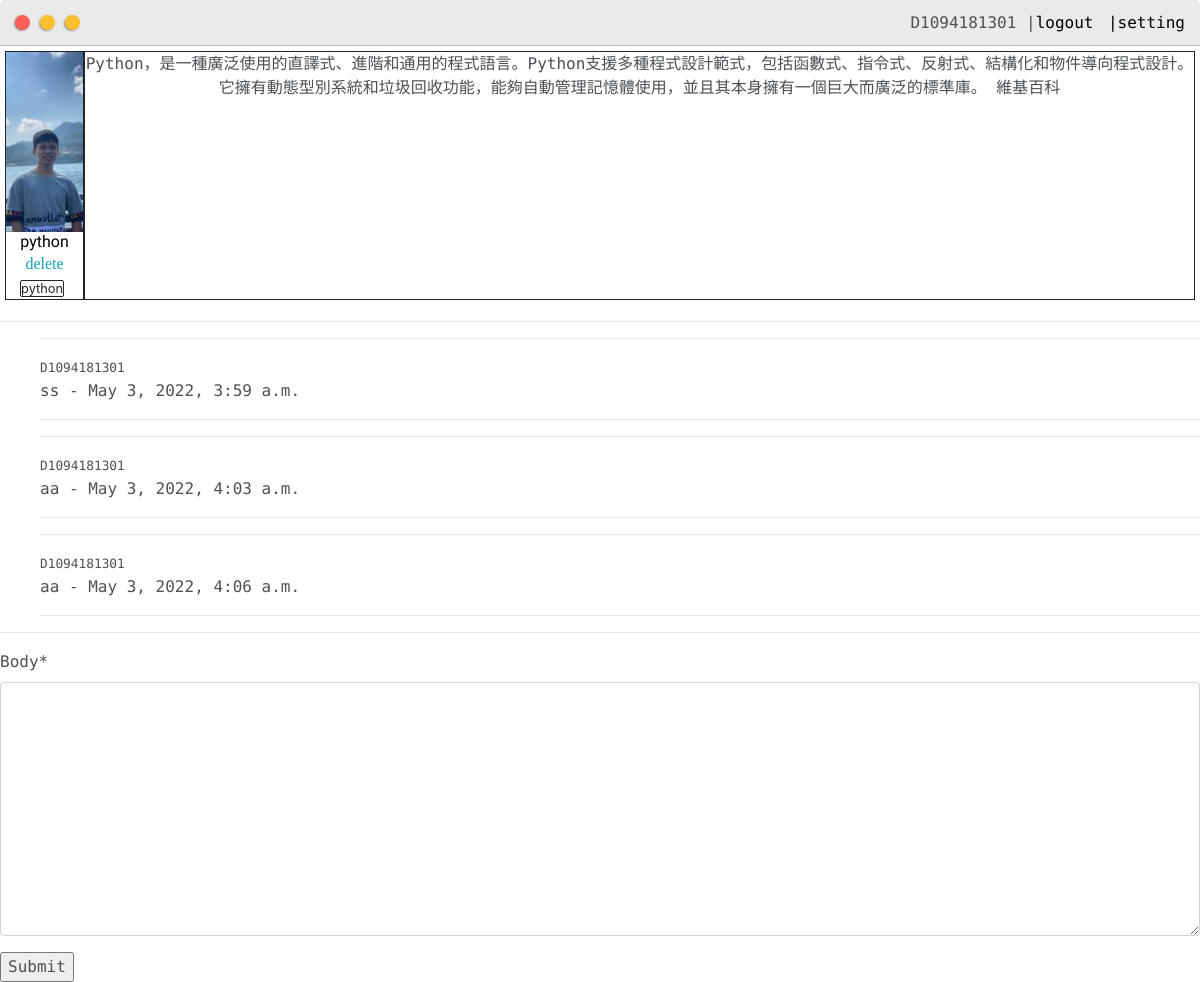
Page /post/2/ (signed in) on the committed database.
### OurProfile/models.py (models this page shows, shortened)
class Post(models.Model):
    customer = models.ForeignKey(User,on_delete=models.CASCADE)
    images = models.ImageField(null = True,blank=True)
    title = models.CharField(max_length=200)
    body = models.TextField(max_length=500)
    date_created = models.DateTimeField(auto_now_add=True)
    categories = models.ManyToManyField(Tag,null=True)
    public = models.BooleanField(default=False)
    private = models.BooleanField(default=False)

class Tag(models.Model):
    name = models.CharField(max_length=50)
    def __str__(self):
        return self.name

class Comment(models.Model):
    post = models.ForeignKey(Post,related_name="comments",on_delete=models.CASCADE)
    body = models.TextField(max_length=500)
    date = models.DateTimeField(auto_now_add=True)
    customer_comment = models.ForeignKey(User,null=True,on_delete=models.CASCADE)

### OurProfile/views.py (the view, shortened to what this page needs)
# urls.py: path('post/<str:pk>/',views.post,name="post"),
@login_required(login_url='login')
def post(request,pk):
    post = Post.objects.get(id=pk)
    comments = CreateCommentForm()
    context={'post':post, 'comments':comments}
    return render(request,"OurProfile/post.html",context)

### OurProfile/forms.py
class CreateCommentForm(forms.ModelForm):
    class Meta:
        model = Comment
        fields = ['body']

### OurProfile/templates/OurProfile/post.html (shortened to what this page needs)
{% extends "OurProfile/layout.html" %}
{%load static%}
{% load crispy_forms_tags %}
{% block content %}
<div style="display: flex;align-content: center;text-align: center;justify-content:space-between;padding: 5px;">
    <div style="border: solid 0.5px;" >
        <img class="thumbnail" src="{{ post.images.url }}">
        <h6 class="post-title">{{post.title}}</h6><i class="fa form-check-label"><a href="{% url 'deletePost' post.id %}">delete</a></i>
        {% for categories in post.categories.all %}
                <small style="border: solid 1px;border-radius: 2px;margin-right: 5px;">{{categories}}</small>
        {% endfor %}
    </div>
    <div style="border: solid 0.5px;min-width: 500px;">
        <p>{{post.body}}</p>
    </div>
</div>
<hr>
<div class="comment-all">
    <div>
        <ul>
            <li>
                {% for comment in post.comments.all %}
                <hr>
                    <small>{{comment.customer_comment}}</small>
                    <p> {{comment.body}} - {{comment.date}}</p>
                <hr>
                {% endfor %}
            </li>
        </ul>
    </div>
    <hr>
    <div>
        <form method="post"  enctype="multipart/form-data">
            {{ comments|crispy}}
            <input type="submit" value="Submit">
        </form>
    </div>
</div>
{% endblock content %}

### OurProfile/templates/OurProfile/navbar.html (shortened to what this page needs)
{% load static %}
<link rel="stylesheet" href="https://cdnjs.cloudflare.com/ajax/libs/font-awesome/4.7.0/css/font-awesome.min.css">
    <div class="nav-wrapper">
            <div class="dots-wrapper">
                <a href="{% url 'home' %}"><div id="dot-1" class="browser-dot"></div></a>
                <a href="{% url 'posts' %}"><div id="dot-2" class="browser-dot"></div></a>
                <a href="#"><div id="dot-2" class="browser-dot"></div></a>
            </div>
        <ul id="navigation">
            <li>
                {% if  request.user.is_authenticated %}
                    {{user}}
                    |<a href="{% url 'logout' %}">logout</a>
                {% else %}
                    <a href="{% url 'login' %}">login</a>
                    |<a href="{% url 'createuser' %}">register?</a>
                {% endif %}
            </li>
            <li id="list2">
                {% if  request.user.is_authenticated %}
                <a href="">|setting</a>
                {% endif %}
            </li>
        </ul>
    </div>

### static/css/layout.css (style rules this page uses)
:root { --mainColor:#eaeaea; --secondaryColor:#fff; --borderColor:#c1c1c1; --mainText:black; --secondaryText:#4b5156; --themeDotBorder:#24292e; --previewBg:rgb(251, 249, 243, 0.8); --previewShadow:#f0ead6; --buttonColor:black; }
html, body { padding: 0; margin: 0; scroll-behavior: smooth; }
body * { transition: 0.3s; }
h1, h2, h3, h4, h5, h6, strong { color: var(--mainText); font-family: 'Russo One', sans-serif; font-weight: 500; }
p, li, span, label, input, textarea { color: var(--secondaryText); font-family: 'Roboto Mono', monospace; }
a { text-decoration: none; color:#17a2b8; }
ul { list-style: none; }
h6 { font-size: 16px; }
.nav-wrapper { border-radius:5px 5px 0 0; grid-area:nav-wrapper; border-bottom: 1px solid var(--borderColor); display: flex; justify-content: space-between; align-items: center; background-color: var(--mainColor); }
#navigation a { color:var(--mainText); }
#navigation { margin:0; padding: 10px; }
#navigation li { display: inline-block; margin-right: 5px; margin-left:5px; }
.dots-wrapper { display: flex; padding: 10px; }
#dot-1 { background-color: #FC6058; }
#dot-2 { background-color: #FEC02F; }
.browser-dot { background-color: black; height: 15px; width: 15px; border-radius: 50%; margin: 5px; -webkit-box-shadow: -1px 1px 3px -1px rgba(0,0,0,0.75); -moz-box-shadow: -1px 1px 3px -1px rgba(0,0,0,0.75); box-shadow: -1px 1px 3px -1px rgba(0,0,0,0.75); }
.thumbnail { display: block; width: 100%; height:180px; object-fit: cover; }
.post-title { color:black; margin: 0; }

### rows in the picture
Post: images (picture), title "python", body "Python，是一種廣泛使用的直譯式、進階和通用的程式語言。Python支援多種程式設計範式，包括函數式、指令式、反射式、結構化和物件導向程式設計。它擁有動態型別系統和垃圾回收功能，能夠自動管理記憶體使用，並且其本身擁有一個巨大而廣泛的標準庫。 維基百科"
Tag: name "python"
Comment: customer_comment "D1094181301", body "ss", date "May 3, 2022, 3:59 a.m."
Comment: customer_comment "D1094181301", body "aa", date "May 3, 2022, 4:03 a.m."
Comment: customer_comment "D1094181301", body "aa", date "May 3, 2022, 4:06 a.m."

### other values in the picture
{{ user }} "D1094181301"
